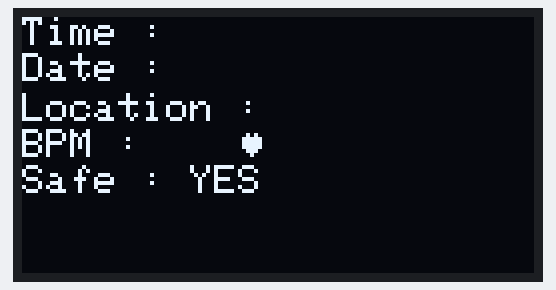
Bench run of a sketch on a simulated ESP8266 (NodeMCU). Parts: 128×64 one-colour display. WiFi joins after 1.5 s; servers stay silent unless stated; uploads are accepted with an empty reply; what the sketch prints to the serial monitor is not drawn.

Above: at 2.03 s.

The sketch:

sketch_feb06a.ino
```cpp
#include <Adafruit_GFX.h>
#include <Adafruit_SSD1306.h>
#include <ESP8266HTTPClient.h>
#include <ESP8266WiFi.h>
#include <PulseSensorPlayground.h>
#include <SPI.h>
#include <Wire.h>

const String ssid = "Wizdem";
const String password = "wizdemroxx";
const String url = "http://192.168.43.209:8000/api/post_data/1";

const float text_size = 1.0;
float cur_lat, cur_lon;
int fall;

//const uint8_t scl = D6;
//const uint8_t sda = D7;
//const uint8_t MPU6050SlaveAddress = 0x68;
//const uint8_t MPU6050_REGISTER_SMPLRT_DIV   =  0x19;
//const uint8_t MPU6050_REGISTER_USER_CTRL    =  0x6A;
//const uint8_t MPU6050_REGISTER_PWR_MGMT_1   =  0x6B;
//const uint8_t MPU6050_REGISTER_PWR_MGMT_2   =  0x6C;
//const uint8_t MPU6050_REGISTER_CONFIG       =  0x1A;
//const uint8_t MPU6050_REGISTER_GYRO_CONFIG  =  0x1B;
//const uint8_t MPU6050_REGISTER_ACCEL_CONFIG =  0x1C;
//const uint8_t MPU6050_REGISTER_FIFO_EN      =  0x23;
//const uint8_t MPU6050_REGISTER_INT_ENABLE   =  0x38;
//const uint8_t MPU6050_REGISTER_ACCEL_XOUT_H =  0x3B;
//const uint8_t MPU6050_REGISTER_SIGNAL_PATH_RESET  = 0x68;
//
//const uint16_t AccelScaleFactor = 16384;
//const uint16_t GyroScaleFactor = 131;
//int16_t AccelX, AccelY, AccelZ, Temperature, GyroX, GyroY, GyroZ;

Adafruit_SSD1306 display(-1);

void setup() {
  Serial.begin(115200);

//  Wire.begin(sda, scl);
//  MPU6050_Init();

  display.begin(SSD1306_SWITCHCAPVCC, 0x3C);
  display.setTextSize(text_size);
  display.setTextColor(WHITE);
  display.clearDisplay();

  WiFi.begin(ssid, password);

  while(WiFi.status() != WL_CONNECTED) {
    Serial.print(".");
    delay(500);
  }

  Serial.println("");
  String wifiStatus = "Connected to: " + ssid;
  Serial.println(wifiStatus);
  Serial.print("User IP address: ");
  Serial.println(WiFi.localIP());
}

void loop() {
  cur_lat=19.0968;
  cur_lon=72.8517;

  fall = 0;

  httpClient();
//  delay(100);
}

void set_display(String cur_time, String cur_date, String locate, String bpm, char spike) {
  display.setCursor(0*text_size, 0*text_size);
  display.println("Time : " + cur_time);
  display.display();

  display.setCursor(0*text_size, 9*text_size);
  display.println("Date : " + cur_date);
  display.display();

  display.setCursor(0*text_size, 19*text_size);
  display.println("Location : " + locate);
  display.display();

  display.setCursor(0*text_size, 28*text_size);
  display.println("BPM : " + bpm);
  display.display();

  display.setCursor(55*text_size,28*text_size);
  display.write(3);
  display.display();

  display.setCursor(0*text_size, 37*text_size);

  if(spike == '1') {
    display.println("Safe : NO");
  } else {
    display.println("Safe : YES");
  }

  display.display();
  display.clearDisplay();
}

void httpClient() {
  int httpCode;
  String payload = "";
  String sensorData[4];

  if(WiFi.status() == WL_CONNECTED){
    HTTPClient http;
    http.begin(url);
    http.addHeader("Content-Type", "text/plain");

    String str_post = "";
    int httpCode = http.POST(str_post);

    if (httpCode == HTTP_CODE_OK || httpCode > 0) {
      payload = http.getString();

      Serial.println(payload);

      char spike = payload[0];
      String current_date = payload.substring(1, 9);
      String current_time = payload.substring(9, 17);
      String bpm = payload.substring(17, 19);
      String locate = payload.substring(19);
      set_display(current_time, current_date, locate, bpm, spike);
    } else {
      Serial.printf("HTTP error: %s\n", http.errorToString(httpCode).c_str());
    }
    http.end();
  }else {
    Serial.println("Error in WiFi connection");
  }
}

//void read_ag() {
//  double Ax, Ay, Az, T, Gx, Gy, Gz;
//
//  Read_RawValue(MPU6050SlaveAddress, MPU6050_REGISTER_ACCEL_XOUT_H);
//
//  //divide each with their sensitivity scale factor
//  Ax = (double)AccelX/AccelScaleFactor;
//  Ay = (double)AccelY/AccelScaleFactor;
//  Az = (double)AccelZ/AccelScaleFactor;
//  T = (double)Temperature/340+36.53; //temperature formula
//  Gx = (double)GyroX/GyroScaleFactor;
//  Gy = (double)GyroY/GyroScaleFactor;
//  Gz = (double)GyroZ/GyroScaleFactor;
//
//  float at = sqrt(AccelX*AccelX+AccelY*AccelY+AccelZ*AccelZ);
//
//  float pre_gt = sqrt(GyroX*GyroX+GyroY*GyroY+GyroZ*GyroZ);
//  float post_gt;
//    Read_RawValue(MPU6050SlaveAddress, MPU6050_REGISTER_ACCEL_XOUT_H);
//
//    //divide each with their sensitivity scale factor
//    Ax = (double)AccelX/AccelScaleFactor;
//    Ay = (double)AccelY/AccelScaleFactor;
//    Az = (double)AccelZ/AccelScaleFactor;
//    T = (double)Temperature/340+36.53; //temperature formula
//    Gx = (double)GyroX/GyroScaleFactor;
//    Gy = (double)GyroY/GyroScaleFactor;
//    Gz = (double)GyroZ/GyroScaleFactor;
//
//    if(at > 25000)
//    {
//      delay(100);
//
//      post_gt = sqrt(GyroX*GyroX+GyroY*GyroY+GyroZ*GyroZ);
//
//       if (pre_gt>post_gt+600)
//       {
////          digitalWrite(LED_BUILTIN,HIGH);
//          Serial.println("FALL");
////          Serial.println();
////
////          Serial.print(pre_gt);
////          Serial.print('\t');
////          Serial.print(post_gt);
////          Serial.print('\t');
////          Serial.print(at);
////          Serial.println();
//            fall=1;
//          delay(1000);
//       }
//
//    }
//
//    else
//    {
//        digitalWrite(LED_BUILTIN,LOW);
//    }
//  delay(100);
//}
//
//void I2C_Write(uint8_t deviceAddress, uint8_t regAddress, uint8_t data) {
//  Wire.beginTransmission(deviceAddress);
//  Wire.write(regAddress);
//  Wire.write(data);
//  Wire.endTransmission();
//}
//
//void Read_RawValue(uint8_t deviceAddress, uint8_t regAddress) {
//  Wire.beginTransmission(deviceAddress);
//  Wire.write(regAddress);
//  Wire.endTransmission();
//  Wire.requestFrom(deviceAddress, (uint8_t)14);
//  AccelX = (((int16_t)Wire.read()<<8) | Wire.read());
//  AccelY = (((int16_t)Wire.read()<<8) | Wire.read());
//  AccelZ = (((int16_t)Wire.read()<<8) | Wire.read());
//  Temperature = (((int16_t)Wire.read()<<8) | Wire.read());
//  GyroX = (((int16_t)Wire.read()<<8) | Wire.read());
//  GyroY = (((int16_t)Wire.read()<<8) | Wire.read());
//  GyroZ = (((int16_t)Wire.read()<<8) | Wire.read());
//}
//
//void MPU6050_Init() {
//  delay(150);
//  I2C_Write(MPU6050SlaveAddress, MPU6050_REGISTER_SMPLRT_DIV, 0x07);
//  I2C_Write(MPU6050SlaveAddress, MPU6050_REGISTER_PWR_MGMT_1, 0x01);
//  I2C_Write(MPU6050SlaveAddress, MPU6050_REGISTER_PWR_MGMT_2, 0x00);
//  I2C_Write(MPU6050SlaveAddress, MPU6050_REGISTER_CONFIG, 0x00);
//  I2C_Write(MPU6050SlaveAddress, MPU6050_REGISTER_GYRO_CONFIG, 0x00);//set +/-250 degree/second full scale
//  I2C_Write(MPU6050SlaveAddress, MPU6050_REGISTER_ACCEL_CONFIG, 0x00);// set +/- 2g full scale
//  I2C_Write(MPU6050SlaveAddress, MPU6050_REGISTER_FIFO_EN, 0x00);
//  I2C_Write(MPU6050SlaveAddress, MPU6050_REGISTER_INT_ENABLE, 0x01);
//  I2C_Write(MPU6050SlaveAddress, MPU6050_REGISTER_SIGNAL_PATH_RESET, 0x00);
//  I2C_Write(MPU6050SlaveAddress, MPU6050_REGISTER_USER_CTRL, 0x00);
//}
```
